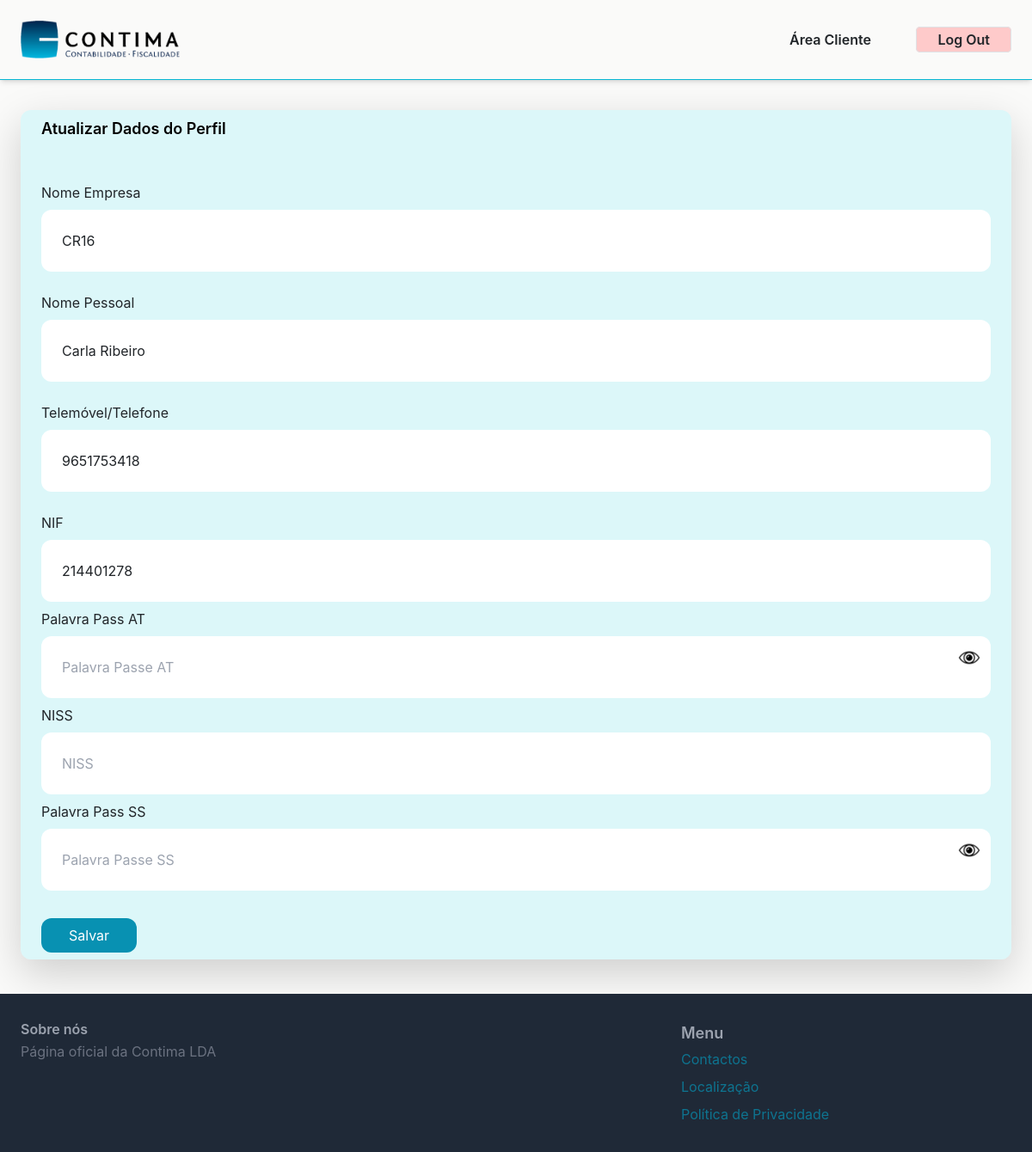
/areacliente/perfil/ (signed in), run on the app's committed database.
### clientspace/models.py (models this page shows, shortened)
class Profile(models.Model):
    user = models.OneToOneField(User,  on_delete=models.CASCADE)
    company_name = models.CharField(max_length=255, blank=True, null=True)
    personal_name = models.CharField(max_length=255, blank=True, null=True)
    phone_number = models.CharField(max_length=20, blank=True, null=True)
    nif = models.CharField(max_length=20, blank=True, null=True)
    encrypted_passAT = models.BinaryField(blank=True, null=True)
    niss = models.CharField(max_length=20, blank=True, null=True)
    encrypted_passSS = models.BinaryField(blank=True, null=True)
    def get_passAT(self):
        try:
            f = Fernet(get_key())
            return f.decrypt(self.encrypted_passAT).decode()
        except:
            return("")

### clientspace/views.py (the view)
# urls.py: path('perfil/', views.update_profile, name='update_profile'),
@login_required
def update_profile(request):
    profile = Profile.objects.get(user=request.user)
    if request.method == 'POST':
        form = ProfileForm(request.POST, instance=request.user.profile)
        if form.is_valid():
            passwordAT = form.cleaned_data.get('passAT')
            passwordSS = form.cleaned_data.get('passSS')
            print(f"Senha fornecida: {passwordAT}")
            print(f"Senha fornecida: {passwordSS}")
            profile.set_passAT(passwordAT)
            profile.set_passSS(passwordSS)
            profile.save()
            form.save()
            return redirect(reverse('clientspace:clientspace'))
    else:
        initial_data = {
            'company_name': profile.company_name,
            'personal_name': profile.personal_name,
            'phone_number': profile.phone_number,
            'nif': profile.nif,
            'passAT': profile.get_passAT() if profile.encrypted_passAT else '',
            'niss': profile.niss,
            'passSS': profile.get_passSS() if profile.encrypted_passSS else '',
        }
        form = ProfileForm(initial=initial_data, instance=profile)
    return render(request, 'clientspace/update_profile.html', {'form': form})

### clientspace/models.py (called while the page is built)
def get_key():
    key = os.getenv('SECRET_KEY')
    if key is None:
        raise ValueError("A chave de criptografia não está definida!")
    return key.encode()

### clientspace/templates/clientspace/update_profile.html (shortened to what this page needs)
{% extends 'core/base.html' %}
{% block content %}
{% load static %}
<div class="mt-32 mb-10 ml-6 mr-6 px-4 py-2 bg-cyan-300 bg-opacity-20 rounded-xl
shadow-lg shadow-cyan-800/50">
    <h2 class="text-black text-lg font-semibold">Atualizar Dados do Perfil</h2>
    <form method="post">
        <div class="mt-5 mb-4">
            <label class="inline-block mb-2">Nome Empresa</label> <br>
            {{form.company_name}}
        </div>
        <div class="mb-4">
            <label class="inline-block mb-2">Nome Pessoal</label> <br>
            {{form.personal_name}}
        </div>
        <div class="mb-4">
            <label class="inline-block mb-2">Telemóvel/Telefone</label> <br>
            {{form.phone_number}}
        </div>
        <div class="mb-2">
            <label class="inline-block mb-2">NIF</label> <br>
            {{form.nif}}
        </div>
        <div class="mb-2">
            <label class="inline-block mb-2">Palavra Pass AT</label> <br>
            <div class="relative">
                <input type="password" name="passAT" id="id_passAT" class="w-full py-4 px-6 rounded-xl" placeholder="Palavra Passe AT">
                <button type="button" id="toggle-password-visibilityAT" style="position: absolute; right: 10px; top: 10px; outline: none; box-shadow: none;">
                    <img src="{% static 'images/eyeopen.png' %}" alt="Mostrar senha" width="30" height="30">
                </button>
            </div>
        </div>
        <div class="mb-2">
            <label class="inline-block mb-2">NISS</label> <br>
            {{ form.niss }}
        </div>
        <div class="mb-2">
            <label class="inline-block mb-2">Palavra Pass SS</label> <br>
            <div class="relative">
                <input type="password" name="passSS" id="id_passSS" class="w-full py-4 px-6 rounded-xl" placeholder="Palavra Passe SS">
                <button type="button" id="toggle-password-visibilitySS" style="position: absolute; right: 10px; top: 10px; outline: none; box-shadow: none;">
                    <img src="{% static 'images/eyeopen.png' %}" alt="Mostrar senha" width="30" height="30">
                </button>
            </div>
        </div>
        <br>
        <button class="py-2 px-8 text-md bg-cyan-600 text-white rounded-xl hover:bg-cyan-700" type="submit">Salvar</button>
    </form>
</div>
{% endblock %}

### static/css/styles.css (style rules this page uses)
.relative { position: relative; }
input[name="passAT"] { padding-right: 2.5rem; }

### data on the page
Profile: company_name "CR16", personal_name "Carla Ribeiro", phone_number "9651753418", nif "214401278"
